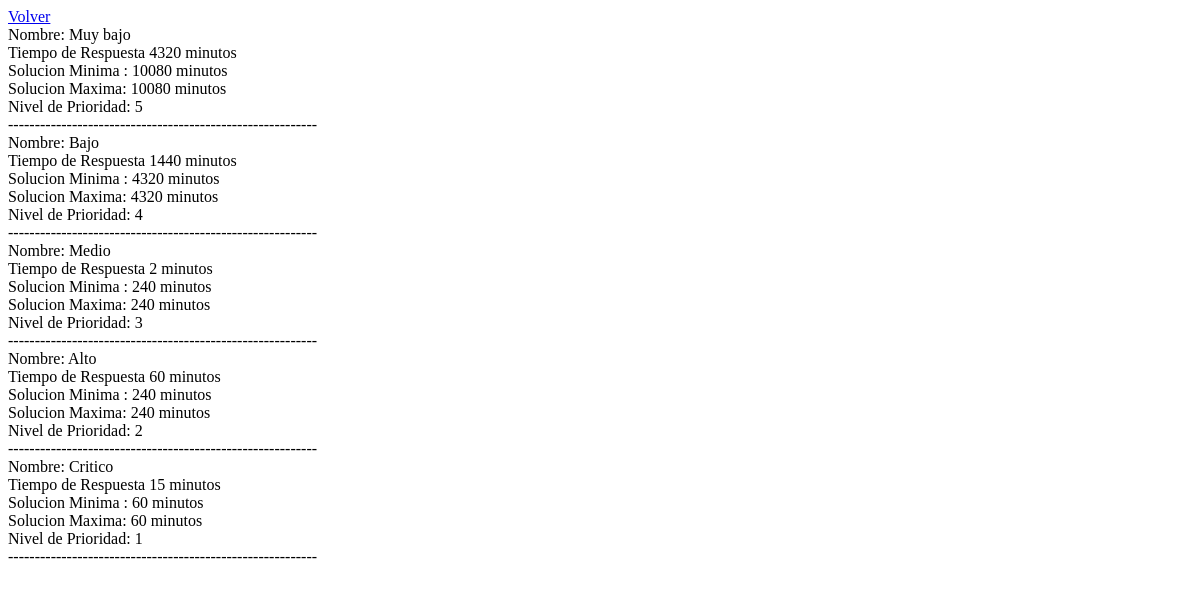
The page /SAS_tickets/SLA/ (signed in) on the database as committed earlier.
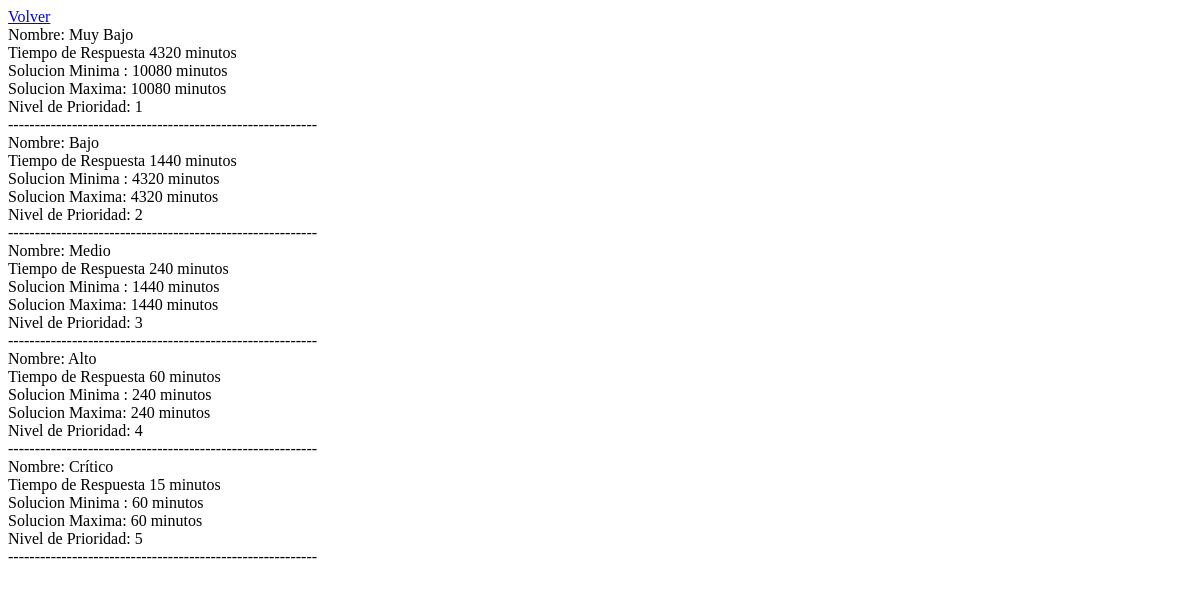
The same page on the database as committed later.
### SAS_tickets/models.py (models this page shows, shortened)
class SLA(models.Model):
    id_prioridad         = models.AutoField(db_column='id_prioridad', primary_key=True)
    nombre_SLA           = models.CharField(max_length=50, blank=False, null=False)
    respuesta_minutos    = models.IntegerField(blank=False, null=False)
    solucion_minutos_min = models.IntegerField(blank=False, null=False)
    solucion_minutos_max = models.IntegerField(blank=False, null=False)
    nivel_prioridad      = models.IntegerField(blank=False, null=False)

### SAS_tickets/views.py (the view)
# urls.py: path('SLA/', views.view_SLA, name="SLA"),
@user_passes_test(is_superuser, login_url='/login/')
def view_SLA(request):
    sla = SLA.objects.all()
    context ={
        "sla":sla
    }
    return render(request, 'SuperUser/SLA.html', context)

### SAS_tickets/views.py (called while the page is built)
def is_superuser(user):
    return user.is_superuser

### SAS_tickets/templates/SuperUser/SLA.html (shortened to what this page needs)
<!DOCTYPE html>
<html lang="en">
<head>
</head>
<body>
    <a href="{% url 'panel_de_control' %}">Volver</a>
    {% for prio in sla %}
        <div>
            Nombre: {{ prio.nombre_SLA }}
        </div>
        <div>
            Tiempo de Respuesta {{ prio.respuesta_minutos}} minutos
        </div>
        <div>
            Solucion Minima : {{ prio.solucion_minutos_min }} minutos
        </div>
        <div>
            Solucion Maxima: {{ prio.solucion_minutos_min }} minutos
        </div>
        <div>
            Nivel de Prioridad: {{ prio.nivel_prioridad }}
        </div>
        <div>
            ----------------------------------------------------------
        </div>
    {% endfor %}
</body>
</html>

Rows that differ between the two databases and show on the page:
changed SLA: nombre_SLA "Muy bajo" → "Muy Bajo"; nivel_prioridad "5" → "1"
changed SLA "Bajo": nivel_prioridad "4" → "2"
changed SLA "Medio": respuesta_minutos "2" → "240"; solucion_minutos_min "240" → "1440"
changed SLA "Alto": nivel_prioridad "2" → "4"
changed SLA: nombre_SLA "Critico" → "Crítico"; nivel_prioridad "1" → "5"
